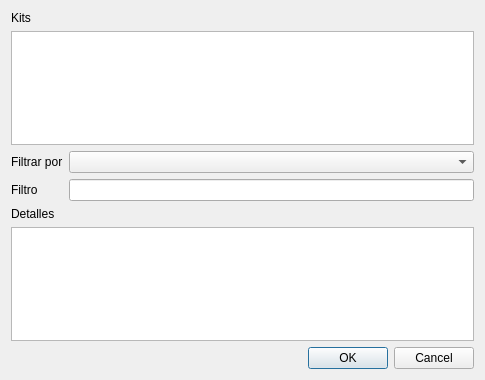
<?xml version="1.0" encoding="UTF-8"?>
<ui version="4.0">
 <class>KitsLista</class>
 <widget class="QDialog" name="KitsLista">
  <property name="geometry">
   <rect>
    <x>0</x>
    <y>0</y>
    <width>485</width>
    <height>380</height>
   </rect>
  </property>
  <property name="windowTitle">
   <string>Lista de kits</string>
  </property>
  <layout class="QVBoxLayout" name="verticalLayout">
   <item>
    <widget class="QLabel" name="label">
     <property name="text">
      <string>Kits</string>
     </property>
    </widget>
   </item>
   <item>
    <widget class="QTableWidget" name="tableKits">
     <property name="alternatingRowColors">
      <bool>true</bool>
     </property>
     <property name="selectionBehavior">
      <enum>QAbstractItemView::SelectRows</enum>
     </property>
    </widget>
   </item>
   <item>
    <layout class="QGridLayout" name="gridLayout">
     <item row="0" column="0">
      <widget class="QLabel" name="label_3">
       <property name="text">
        <string>Filtrar por</string>
       </property>
      </widget>
     </item>
     <item row="1" column="0">
      <widget class="QLabel" name="label_4">
       <property name="text">
        <string>Filtro</string>
       </property>
      </widget>
     </item>
     <item row="0" column="1">
      <widget class="QComboBox" name="cbFiltro"/>
     </item>
     <item row="1" column="1">
      <widget class="QLineEdit" name="edtFiltro"/>
     </item>
    </layout>
   </item>
   <item>
    <widget class="QLabel" name="label_2">
     <property name="text">
      <string>Detalles</string>
     </property>
    </widget>
   </item>
   <item>
    <widget class="QTableWidget" name="tableKitsDetalles">
     <property name="editTriggers">
      <set>QAbstractItemView::NoEditTriggers</set>
     </property>
     <property name="alternatingRowColors">
      <bool>true</bool>
     </property>
     <property name="selectionMode">
      <enum>QAbstractItemView::NoSelection</enum>
     </property>
     <property name="selectionBehavior">
      <enum>QAbstractItemView::SelectRows</enum>
     </property>
    </widget>
   </item>
   <item>
    <widget class="QDialogButtonBox" name="buttonBox">
     <property name="standardButtons">
      <set>QDialogButtonBox::Cancel|QDialogButtonBox::Ok</set>
     </property>
    </widget>
   </item>
  </layout>
 </widget>
 <tabstops>
  <tabstop>cbFiltro</tabstop>
  <tabstop>edtFiltro</tabstop>
  <tabstop>tableKits</tabstop>
  <tabstop>tableKitsDetalles</tabstop>
 </tabstops>
 <resources/>
 <connections/>
</ui>
